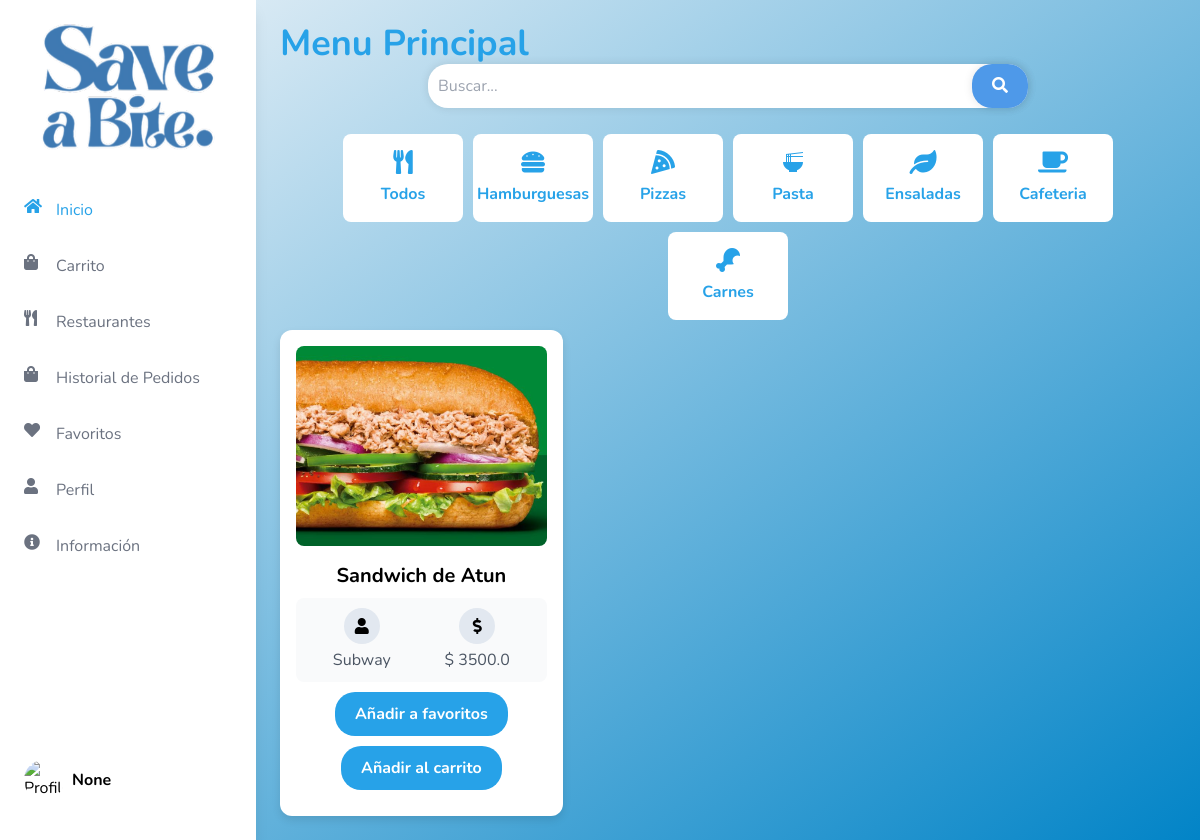
The page /menu on the database its author committed.
### tables this page shows
CREATE TABLE Productos (
            id INTEGER PRIMARY KEY AUTOINCREMENT,
            id_empresa INTEGER NOT NULL,
            nombre TEXT NOT NULL,
            empresa TEXT NOT NULL,
            precio REAL NOT NULL,
            descripcion TEXT NOT NULL,
            imagen TEXT NOT NULL,
            tipoComida TEXT NOT NULL,
            stock INTEGER DEFAULT 0,
            estad TEXT DEFAULT 'No Disponible',
            tipo_dieta TEXT,
            FOREIGN KEY (id_empresa) REFERENCES usuarioEmpresa (id)
        );

### app.py (the view)
@app.route("/menu", methods=['GET'])
def menu():
    user_name = session.get('user_name')
    user_image = session.get('user_image')
    user_id = session.get('user_id')
    query = request.args.get('query', '').lower()
    conn = get_db_connection()
    user = conn.execute('SELECT tipo_dieta FROM usuarios WHERE id = ?', (user_id,)).fetchone()
    tipo_dieta = user['tipo_dieta'] if user else None
    restaurantes = conn.execute('''
        SELECT usuarioEmpresa.id, usuarioEmpresa.nombre_usuario, usuarioEmpresa.imagen,
            direccionEmpresa.calle, direccionEmpresa.altura, direccionEmpresa.localidad
        FROM usuarioEmpresa
        LEFT JOIN direccionEmpresa ON usuarioEmpresa.id = direccionEmpresa.usuario_id
    ''').fetchall()
    if query:
        productos = conn.execute('''
            SELECT * FROM Productos
            WHERE LOWER(nombre) LIKE ?
            OR LOWER(descripcion) LIKE ?
            OR LOWER(tipoComida) LIKE ?
        ''', (f'%{query}%', f'%{query}%', f'%{query}%')).fetchall()
    else:
        productos = conn.execute('SELECT * FROM Productos').fetchall()
    recomendados = []
    if tipo_dieta:
        recomendados = conn.execute('''
            SELECT * FROM Productos
            WHERE LOWER(tipo_dieta) = ?
            LIMIT 6
        ''', (tipo_dieta.lower(),)).fetchall()
    conn.close()
    return render_template('general/menu.html', user_name=user_name, user_image=user_image, productos=productos, recomendados=recomendados, tipo_dieta=tipo_dieta, restaurantes=restaurantes)

### app.py (called while the page is built)
def get_db_connection():
    conn = sqlite3.connect('flask_db.db')
    conn.row_factory = sqlite3.Row
    return conn

### templates/general/menu.html (shortened to what this page needs)
<!DOCTYPE html>
<html lang="es">
<head>
    <script src="https://cdn.tailwindcss.com"></script>
    <link href="https://cdnjs.cloudflare.com/ajax/libs/font-awesome/5.15.3/css/all.min.css" rel="stylesheet">
</head>
<body class="flex">
    {% include 'Sidebars/SidebarUsuario.html' %}
    <div class="flex-1 p-6 content ml-64">
        <h1 class="text-4xl font-bold text-custom-blue">Menu Principal</h1>
        <div class="header">
            <div class="search">
                <input type="text" placeholder="Buscar...">
                <button type="submit"><i class="fas fa-search"></i></button>
            </div>
        </div>
        <div class="button-container">
            <button class="btn-custom {% if tipo_comida == 'todos' %}active{% endif %}" onclick="filterCategory('todos')">
                <i class="fas fa-utensils"></i>
                Todos
            </button>
            <button class="btn-custom {% if tipo_comida == 'Hamburguesas' %}active{% endif %}" onclick="filterCategory('Hamburguesas')">
                <i class="fas fa-hamburger"></i>
                Hamburguesas
            </button>
            <button class="btn-custom {% if tipo_comida == 'Pizzas' %}active{% endif %}" onclick="filterCategory('Pizzas')">
                <i class="fas fa-pizza-slice"></i>
                Pizzas
            </button>
            <button class="btn-custom {% if tipo_comida == 'Pasta' %}active{% endif %}" onclick="filterCategory('Pasta')">
                <i class="material-icons">ramen_dining</i>
                Pasta
            </button>
            <button class="btn-custom {% if tipo_comida == 'Ensaladas' %}active{% endif %}" onclick="filterCategory('Ensaladas')">
                <i class="fas fa-leaf"></i>
                Ensaladas
            </button>
            <button class="btn-custom {% if tipo_comida == 'Cafeteria' %}active{% endif %}" onclick="filterCategory('Cafeteria')">
                <i class="fas fa-coffee"></i>
                Cafeteria
            </button>
            <button class="btn-custom {% if tipo_comida == 'Carnes' %}active{% endif %}" onclick="filterCategory('Carnes')">
                <i class="fas fa-drumstick-bite"></i>
                Carnes
            </button>
        </div>
        <div class="grid grid-cols-1 md:grid-cols-2 lg:grid-cols-3 gap-6">
            {% for producto in productos %}
                {% if producto.estad == "Disponible" %}
                    <div class="recipe-card {{ producto.tipo_comida }}" onclick="goToProductDetail('{{ producto.id }}')">
                        <img src="{{ url_for('static', filename='uploads/' ~ producto.imagen) }}" alt="{{ producto.nombre }}">
                        <h3 class="text-xl font-bold mb-2">{{ producto.nombre }}</h3>
                        <div class="info">
                            <div>
                                <div class="info-icon"><i class="fas fa-user"></i></div>
                                <p class="text-gray-600">{{ producto.empresa }}</p>
                            </div>
                            <div>
                                <div class="info-icon"><i class="fas fa-dollar-sign"></i></div>
                                <p class="text-gray-600">$ {{ producto.precio }}</p>
                            </div>
                        </div>
                        <div class="button-container">
                            <form method="POST" action="{{ url_for('agregar_a_favoritos', producto_id=producto.id) }}">
                                <button type="submit" class="action-button">Añadir a favoritos</button>
                            </form>
                            <form method="POST" action="{{ url_for('agregar_al_carrito1', producto_id=producto.id) }}">
                                <button type="submit" class="action-button">Añadir al carrito</button>
                            </form>
                        </div>
                    </div>
                {% endif %}
            {% endfor %}
        </div>
    </div>
</body>
</html>

### templates/general/menu.html (style rules this page uses)
body { font-family: 'Nunito', sans-serif; background: linear-gradient(to bottom right, #f1f5f9, #0284c7); overflow: hidden; }
.text-custom-blue { color: #27a2e8; }
.btn-custom { background-color: white; color: #27a2e8; padding: 1rem; font-size: 1rem; font-weight: bold; transition: background-color 0.3s, color 0.3s; border-radius: 8px; display: flex; flex-direction: column; align-items: center; text-align: center; width: 120px; }
.btn-custom i, .btn-custom .material-icons { font-size: 24px; margin-bottom: 0.5rem; }
.recipe-card { background-color: white; border-radius: 12px; box-shadow: 0 4px 8px rgba(0, 0, 0, 0.1); padding: 16px; transition: transform 0.2s; overflow: hidden; display: flex; flex-direction: column; align-items: center; height: 100%; cursor: pointer; }
.recipe-card img { border-radius: 8px; margin-bottom: 16px; width: 100%; height: 200px; object-fit: cover; }
.recipe-card .info { display: flex; justify-content: space-around; width: 100%; padding: 10px; background-color: #f9fafb; border-radius: 8px; }
.recipe-card .info div { text-align: center; display: flex; flex-direction: column; align-items: center; }
.info-icon { display: flex; align-items: center; justify-content: center; background-color: #e2e8f0; border-radius: 50%; width: 36px; height: 36px; margin-bottom: 4px; }
.header { display: flex; align-items: center; justify-content: center; margin-bottom: 1rem; position: relative; }
.search { display: inline-block; position: relative; }
.search input[type="text"] { width: 600px; padding: 10px; border: none; border-radius: 20px; box-shadow: 0 0 10px rgba(0, 0, 0, 0.1); }
.search button[type="submit"] { background-color: #4e99e9; border: none; color: #fff; cursor: pointer; padding: 10px 20px; border-radius: 20px; box-shadow: 0 0 10px rgba(0, 0, 0, 0.1); position: absolute; top: 0; right: 0; transition: 0.3s ease; }
.button-container { display: flex; justify-content: center; flex-wrap: wrap; gap: 10px; padding: 10px 0; }
.action-button { background-color: #27a2e8; color: white; padding: 10px 20px; border-radius: 20px; text-align: center; cursor: pointer; font-weight: bold; transition: background-color 0.3s; }
.content { overflow-y: auto; height: 100vh; }

### templates/Sidebars/SidebarUsuario.html (style rules this page uses)
body { font-family: 'Nunito', sans-serif; background: linear-gradient(to bottom right, #f1f5f9, #0284c7); overflow: hidden; }
.text-custom-blue { color: #27a2e8; }

### rows shown on the page
Productos: imagen (picture), nombre "Sandwich de Atun", empresa "Subway", precio "3500.0"

### other values the page prints
{{ user_name }} "None"
